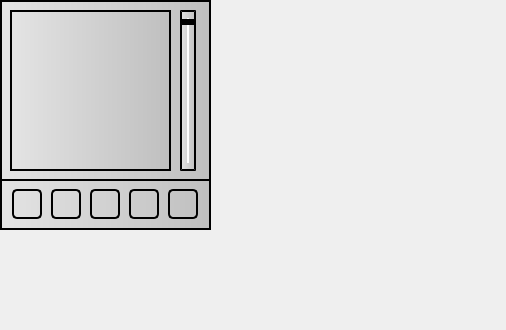
<?xml version="1.0" encoding="UTF-8"?>
<ui version="4.0">
 <class>ColorPicker</class>
 <widget class="QWidget" name="ColorPicker">
  <property name="geometry">
   <rect>
    <x>0</x>
    <y>0</y>
    <width>506</width>
    <height>330</height>
   </rect>
  </property>
  <property name="windowTitle">
   <string>Form</string>
  </property>
  <widget class="QFrame" name="colorPicker">
   <property name="geometry">
    <rect>
     <x>0</x>
     <y>0</y>
     <width>211</width>
     <height>181</height>
    </rect>
   </property>
   <property name="styleSheet">
    <string notr="true">background-color: qlineargradient(spread:pad, x1:1, y1:0.5, x2:0, y2:0.5, stop:0 rgba(191, 191, 191, 255), stop:1 rgba(228, 228, 228, 255));
border-width: 2;
border-style: solid;
border-color: rgb(0, 0, 0);
padding: -2px;
</string>
   </property>
   <property name="frameShape">
    <enum>QFrame::StyledPanel</enum>
   </property>
   <property name="frameShadow">
    <enum>QFrame::Raised</enum>
   </property>
   <widget class="QLabel" name="gradientBackground">
    <property name="geometry">
     <rect>
      <x>10</x>
      <y>10</y>
      <width>161</width>
      <height>161</height>
     </rect>
    </property>
    <property name="styleSheet">
     <string notr="true">background-color: qlineargradient(spread:pad, x1:1, y1:1, x2:0, y2:0, 
stop:0 rgba(255, 0, 0, 255), 
stop:0.45 rgba(255, 0, 0, 255),
stop:1 rgba(255, 255, 255, 255));</string>
    </property>
    <property name="text">
     <string/>
    </property>
   </widget>
   <widget class="QLabel" name="gradientForeground">
    <property name="geometry">
     <rect>
      <x>10</x>
      <y>10</y>
      <width>161</width>
      <height>161</height>
     </rect>
    </property>
    <property name="layoutDirection">
     <enum>Qt::LeftToRight</enum>
    </property>
    <property name="styleSheet">
     <string notr="true">background-color: qlineargradient(spread:pad, x1:0.493909, y1:1, x2:0.488636, y2:0, 
stop:0 rgba(0, 0, 0, 255), 
stop:1 rgba(255, 255, 255, 0));</string>
    </property>
    <property name="text">
     <string/>
    </property>
    <property name="alignment">
     <set>Qt::AlignCenter</set>
    </property>
   </widget>
   <widget class="QSlider" name="gradientHueSlider">
    <property name="geometry">
     <rect>
      <x>180</x>
      <y>10</y>
      <width>16</width>
      <height>161</height>
     </rect>
    </property>
    <property name="cursor">
     <cursorShape>PointingHandCursor</cursorShape>
    </property>
    <property name="styleSheet">
     <string notr="true">QSlider::vertical {
	background-color: qlineargradient(spread:pad, x1:0, y1:0.483, x2:0, y2:0, stop:0 rgba(0, 0, 0, 255), 	stop:1 rgba(255, 255, 255, 255));
	background-color: qlineargradient(spread:pad, x1:0, y1:1, x2:0, y2:0, 
	stop:0 rgb(255, 0, 0),
	stop:0.042 rgb(255, 64, 0),
	stop:0.083 rgb(255, 128, 0),
	stop:0.125 rgb(255, 191, 0),
	stop: 0.167 rgb(255, 255, 0),
	stop: 0.208 rgb(191, 255, 0),
	stop: 0.250 rgb(128, 255, 0),
	stop: 0.292 rgb(64, 255, 0),
	stop: 0.333 rgb(0, 255, 0),
	stop: 0.375 rgb(0, 255, 64),
	stop: 0.417 rgb(0, 255, 128),
	stop: 0.458 rgb(0, 255, 191),
	stop: 0.500 rgb(0, 255, 255),
	stop: 0.542 rgb(0, 191, 255),
	stop: 0.583 rgb(0, 128, 255),
	stop: 0.625 rgb(0, 64, 255), 
	stop: 0.667 rgb(0, 0, 255),
	stop: 0.708 rgb(64, 0, 255),
	stop: 0.750 rgb(128, 0, 255),
	stop: 0.792 rgb(191, 0, 255),
	stop: 0.833 rgb(255, 0, 255),
	stop: 0.875 rgb(255, 0, 191),
	stop: 0.917 rgb(255, 0, 128),
	stop:0.958 rgb(255, 0, 64),
	stop:1 rgb(255, 0, 0));

	border-style: outset;
	border-width: 2px;
   border-radius: 10px;
   border-color: black;
   padding: 6px;
}

QSlider::groove:vertical {
	border: 1px solid #ffffff;
}

QSlider::handle:vertical {
	background: black;
   width: 28px;
    height: 6px;
    border-radius: 4px;
	margin: 0px -8;
}</string>
    </property>
    <property name="minimum">
     <number>0</number>
    </property>
    <property name="maximum">
     <number>359</number>
    </property>
    <property name="tracking">
     <bool>true</bool>
    </property>
    <property name="orientation">
     <enum>Qt::Vertical</enum>
    </property>
    <property name="invertedAppearance">
     <bool>true</bool>
    </property>
    <property name="tickPosition">
     <enum>QSlider::NoTicks</enum>
    </property>
   </widget>
   <widget class="QLabel" name="selectionLayer">
    <property name="geometry">
     <rect>
      <x>0</x>
      <y>0</y>
      <width>181</width>
      <height>181</height>
     </rect>
    </property>
    <property name="cursor">
     <cursorShape>ArrowCursor</cursorShape>
    </property>
    <property name="layoutDirection">
     <enum>Qt::LeftToRight</enum>
    </property>
    <property name="styleSheet">
     <string notr="true">background-color: transparent;
border: 0px;</string>
    </property>
    <property name="text">
     <string/>
    </property>
    <property name="alignment">
     <set>Qt::AlignCenter</set>
    </property>
   </widget>
   <widget class="QLabel" name="pointerLayer">
    <property name="geometry">
     <rect>
      <x>10</x>
      <y>10</y>
      <width>161</width>
      <height>161</height>
     </rect>
    </property>
    <property name="cursor">
     <cursorShape>PointingHandCursor</cursorShape>
    </property>
    <property name="styleSheet">
     <string notr="true">background-color: transparent;
border: 0px;</string>
    </property>
    <property name="text">
     <string/>
    </property>
   </widget>
  </widget>
  <widget class="QFrame" name="recentColors">
   <property name="geometry">
    <rect>
     <x>0</x>
     <y>179</y>
     <width>211</width>
     <height>51</height>
    </rect>
   </property>
   <property name="sizePolicy">
    <sizepolicy hsizetype="Fixed" vsizetype="Fixed">
     <horstretch>0</horstretch>
     <verstretch>0</verstretch>
    </sizepolicy>
   </property>
   <property name="styleSheet">
    <string notr="true">background-color: qlineargradient(spread:pad, x1:1, y1:0.5, x2:0, y2:0.5, stop:0 rgba(191, 191, 191, 255), stop:1 rgba(228, 228, 228, 255));
border-width: 2;
border-style: solid;
border-color: rgb(0, 0, 0);
padding: -2px;
</string>
   </property>
   <property name="frameShape">
    <enum>QFrame::StyledPanel</enum>
   </property>
   <property name="frameShadow">
    <enum>QFrame::Raised</enum>
   </property>
   <widget class="QWidget" name="horizontalLayoutWidget">
    <property name="geometry">
     <rect>
      <x>0</x>
      <y>0</y>
      <width>211</width>
      <height>51</height>
     </rect>
    </property>
    <layout class="QHBoxLayout" name="recentColorsLayout">
     <property name="spacing">
      <number>9</number>
     </property>
     <item>
      <spacer name="horizontalSpacer">
       <property name="orientation">
        <enum>Qt::Horizontal</enum>
       </property>
       <property name="sizeHint" stdset="0">
        <size>
         <width>40</width>
         <height>20</height>
        </size>
       </property>
      </spacer>
     </item>
     <item>
      <widget class="QPushButton" name="color1">
       <property name="minimumSize">
        <size>
         <width>30</width>
         <height>30</height>
        </size>
       </property>
       <property name="cursor">
        <cursorShape>PointingHandCursor</cursorShape>
       </property>
       <property name="styleSheet">
        <string notr="true">background-color: transparent;
border-width: 2;
border-radius: 5;
border-style: solid;
border-color: rgb(0, 0, 0);
padding: -2px;
</string>
       </property>
       <property name="text">
        <string/>
       </property>
      </widget>
     </item>
     <item>
      <widget class="QPushButton" name="color2">
       <property name="minimumSize">
        <size>
         <width>30</width>
         <height>30</height>
        </size>
       </property>
       <property name="cursor">
        <cursorShape>PointingHandCursor</cursorShape>
       </property>
       <property name="styleSheet">
        <string notr="true">background-color: transparent;
border-radius: 5;
border-width: 2;
border-style: solid;
border-color: rgb(0, 0, 0);
padding: -2px;
</string>
       </property>
       <property name="text">
        <string/>
       </property>
      </widget>
     </item>
     <item>
      <widget class="QPushButton" name="color3">
       <property name="minimumSize">
        <size>
         <width>30</width>
         <height>30</height>
        </size>
       </property>
       <property name="cursor">
        <cursorShape>PointingHandCursor</cursorShape>
       </property>
       <property name="styleSheet">
        <string notr="true">background-color: transparent;
border-radius: 5;
border-width: 2;
border-style: solid;
border-color: rgb(0, 0, 0);
padding: -2px;
</string>
       </property>
       <property name="text">
        <string/>
       </property>
      </widget>
     </item>
     <item>
      <widget class="QPushButton" name="color4">
       <property name="minimumSize">
        <size>
         <width>30</width>
         <height>30</height>
        </size>
       </property>
       <property name="cursor">
        <cursorShape>PointingHandCursor</cursorShape>
       </property>
       <property name="styleSheet">
        <string notr="true">background-color: transparent;
border-radius: 5;
border-width: 2;
border-style: solid;
border-color: rgb(0, 0, 0);
padding: -2px;
</string>
       </property>
       <property name="text">
        <string/>
       </property>
      </widget>
     </item>
     <item>
      <widget class="QPushButton" name="color5">
       <property name="minimumSize">
        <size>
         <width>30</width>
         <height>30</height>
        </size>
       </property>
       <property name="cursor">
        <cursorShape>PointingHandCursor</cursorShape>
       </property>
       <property name="styleSheet">
        <string notr="true">background-color: transparent;
border-radius: 5;
border-width: 2;
border-style: solid;
border-color: rgb(0, 0, 0);
padding: -2px;
</string>
       </property>
       <property name="text">
        <string/>
       </property>
      </widget>
     </item>
     <item>
      <spacer name="horizontalSpacer_2">
       <property name="orientation">
        <enum>Qt::Horizontal</enum>
       </property>
       <property name="sizeHint" stdset="0">
        <size>
         <width>40</width>
         <height>20</height>
        </size>
       </property>
      </spacer>
     </item>
    </layout>
   </widget>
  </widget>
  <zorder>recentColors</zorder>
  <zorder>colorPicker</zorder>
 </widget>
 <resources/>
 <connections/>
</ui>
